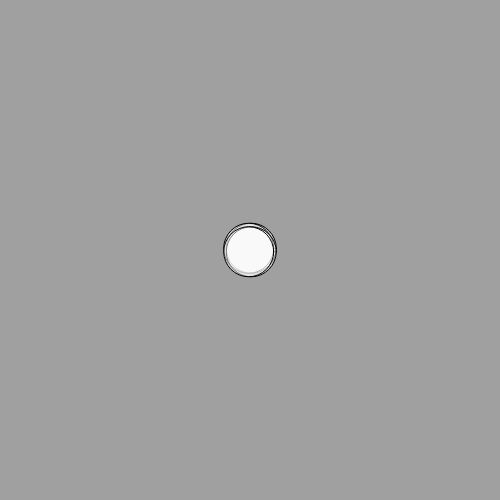
Frame 1 (no input)
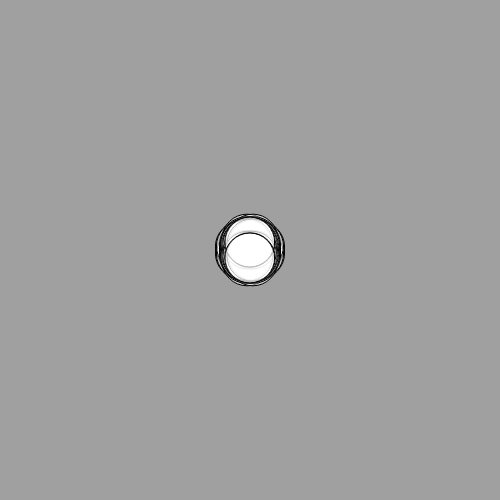
Frame 60 (no input)
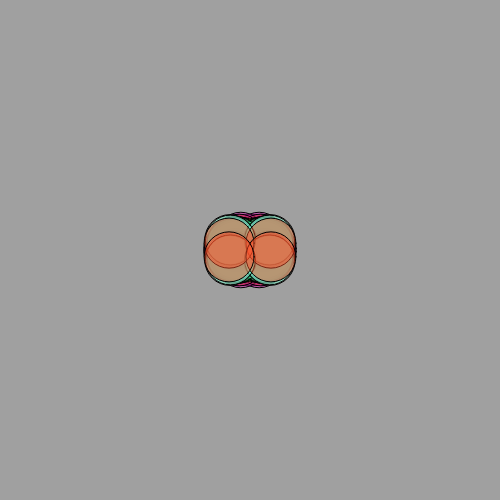
Frame 120 (the mouse pressed at the canvas centre since frame 60)

The p5.js sketch that drew these frames (run headless with seeded random() and noise() and a simulated clock; from frame 60 on, the mouse is pressed at the canvas centre):

// p5.js sketch
// ── sketch.js
//https://github.com/stavrosdidakis/DAT-GAD-405_2017
//https://p5js.org

//DAT405 / GAD405
//01_NoiseCircle

//Setup of variables
let r = 255;
let g = 255;
let b = 255;
let speed = 3;
let diameter = 50;
let x1;
let y1;
let x2;
let y2;


function setup() {
  createCanvas(500, 500);
  //On setup ellipse appears in the middle of the screen
  x1 = width/2;
  y1 = height/2;
  background(160);
}

function draw() {
  //In the following four lines of the code, we add to x1 and y1
  //a random amoung between -3 to 3 for each frame. This makes the
  //position of the shape to jiggle randomly. In addition to this,
  //the constrain function will make sure that x1 and y1 will always
  //stay within the boundaries of the sketch (0 to 500)
  x1 += random(-speed, speed);      //top left
  y1 += random(-speed, speed);
  x1 = constrain(x1, 0, width);
  y1 = constrain(y1, 0, height);

  x2 = 500 - x1;
  y2 = 500 -y1;

  //Press the mouse to change the values of r, g, b
  //which following in the fill() they control the color of the shape
  if (mouseIsPressed) {
    r = random(255);
    g = random(255);
    b = random(255);
  }
  fill (r, g, b, 120);
  ellipse(x1, y1, diameter, diameter);
  ellipse(x2, y1, diameter, diameter);
  ellipse(x1, y2, diameter, diameter);
  ellipse(x2, y2, diameter, diameter);

}
